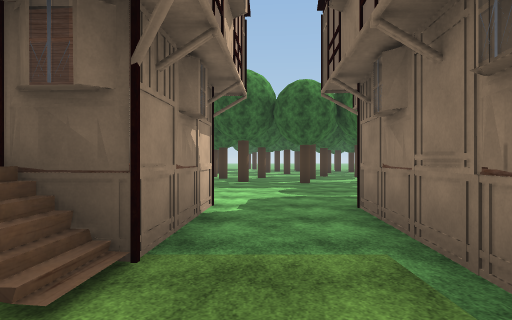
view 1 (above)

24 first-person views from a walk through a 3-D level made in the Unity game engine. The camera is 1.5 m above the floor, looks level and sees 75° across. Doors are open. The floor is counted in squares, 2 m on a side. Each view is taken from the middle of a square. On the plan, view 1 faces up. The plan holds only what a view shows up to about 11 squares ahead; the rest is blank. The place goes on beyond the plan. Some trees and plants on the terrain are drawn as simple stand-ins. The player is left out. Some surface patterns are stand-ins.

view 2
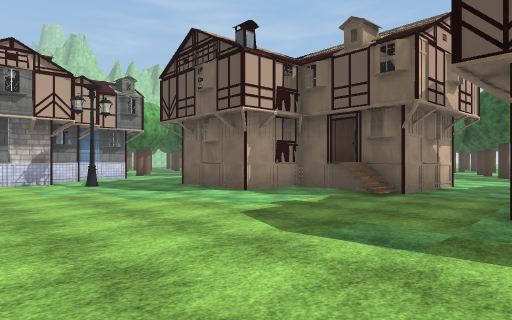

view 3
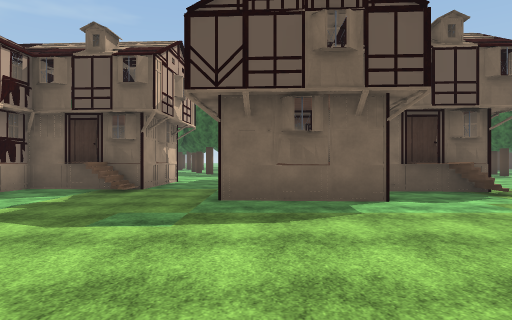

view 4
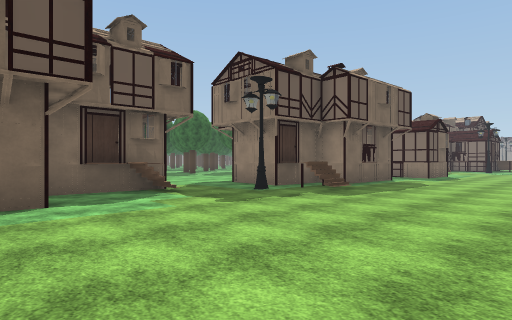

view 5
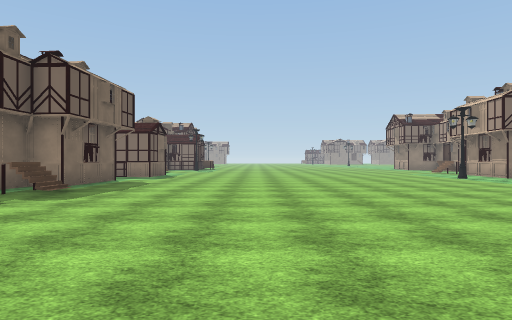

view 6
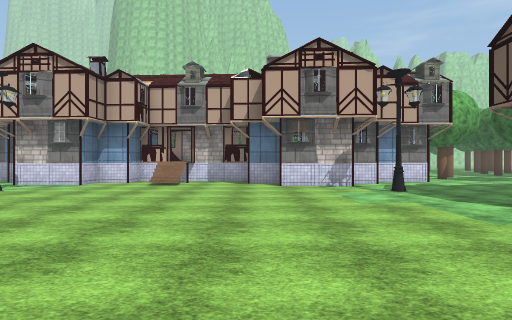

view 7
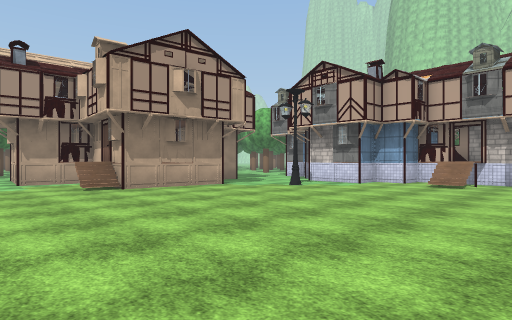

view 8
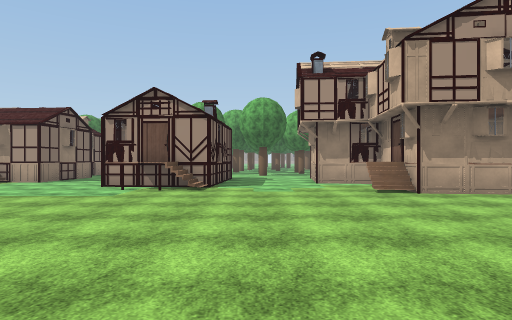

view 9
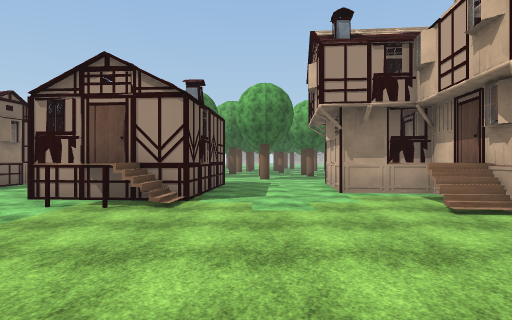

view 10
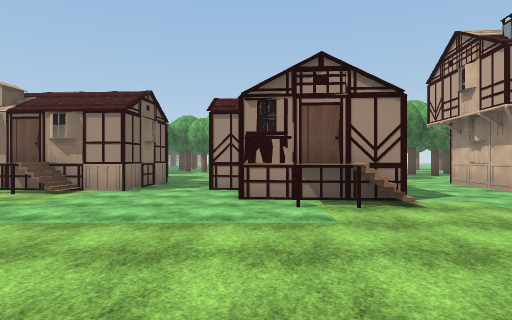

view 11
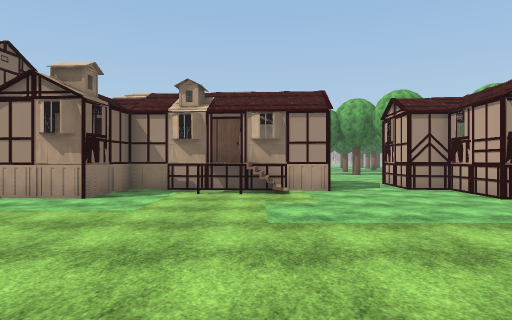

view 12
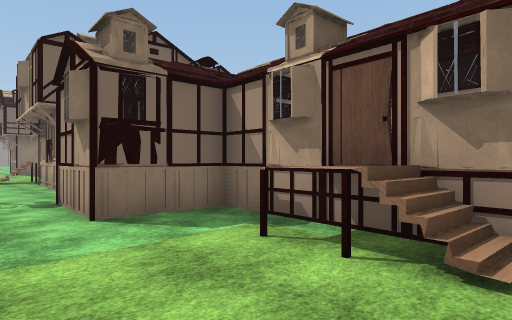

view 13
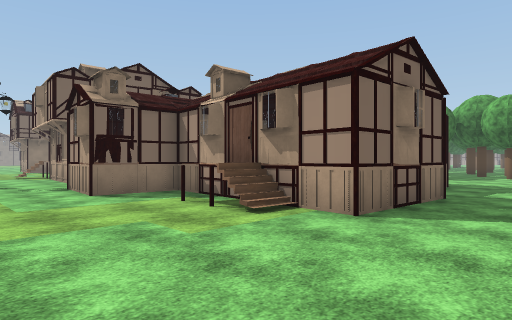

view 14
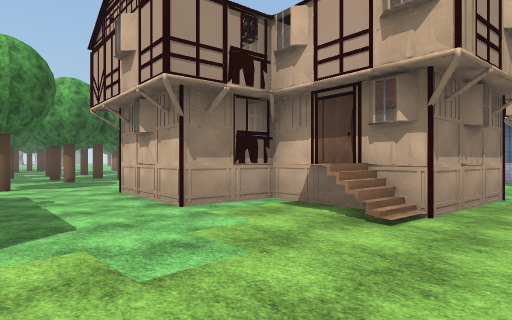

view 15
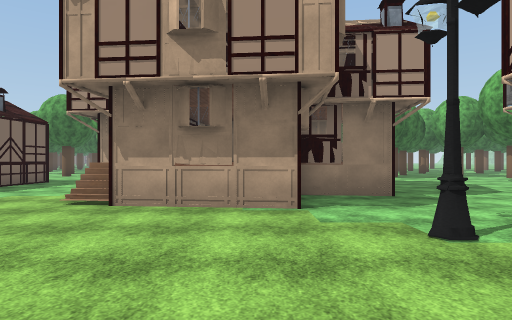

view 16
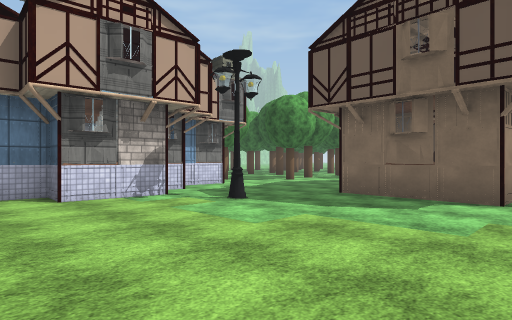

view 17
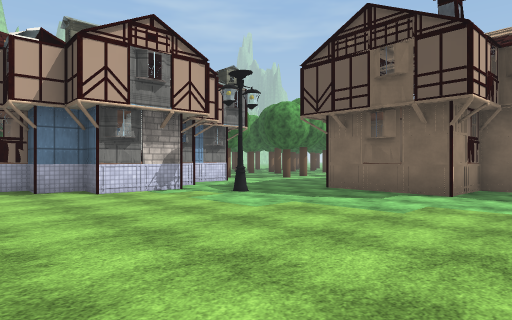

view 18
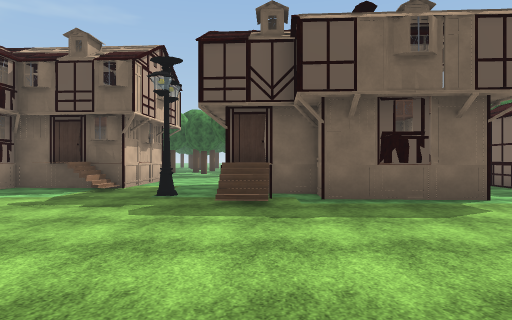

view 19
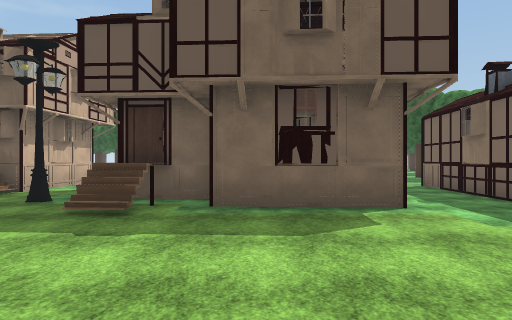

view 20
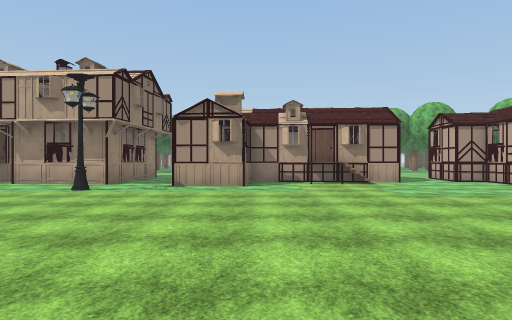

view 21
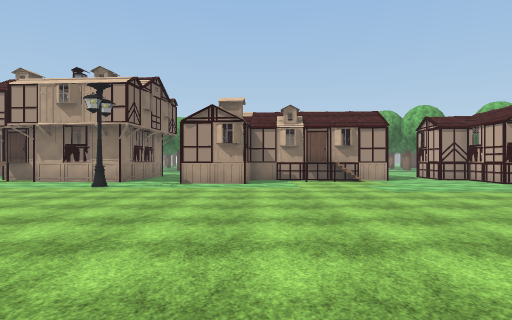

view 22
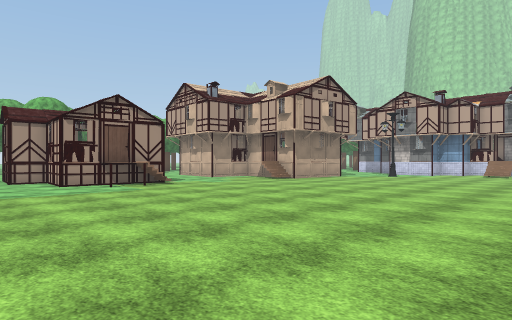

view 23
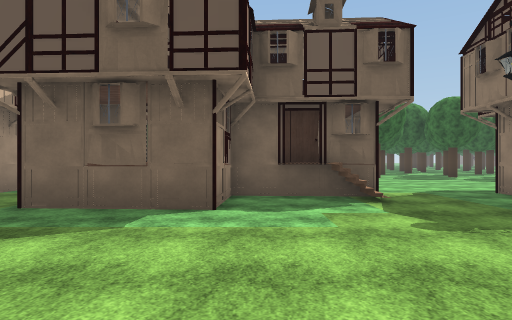

view 24
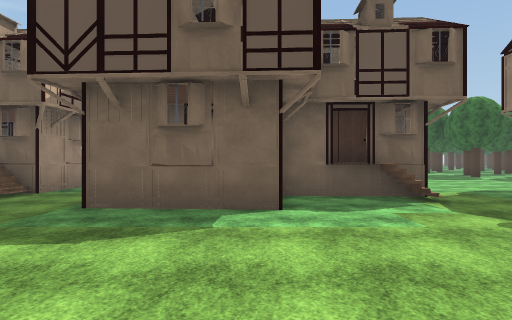

### Floor plan
Key: @ floor where view 1 was taken; # wall or solid block; . main floor; : floor 1.25 m higher than the main floor; / step, stairs or slope; D closed door; T tree; H house; S streetlight; O other object.
Columns run from 12 left of view 1 to 17 right of it. Each row starts with its distance up from view 1.
 12             T
 11            ...T.T
 10            .....
  9            ....T
  8            ....
  7            ....H
  6       H HH ....      ....
  5      HHHHHHH..HHHHHH ....
  4  O   HHHHHHH..HHHHHH....
  3  ....HHHHHHH..HHHHHH....H HH
  2  ....HHHH //..HHHHHH...HH HH
  1 ##...HHHH.....HHH.//...HHHHH..
  0  #..........@.HHH....S.:.HHH..
 -1  #...................../...H..
 -2  ##.S........................
 -3  ##..........................
 -4  ##..........................
 -5 ##........... .............
 -6 #..........................
 -7 D#.........................
 -8 ##/.........................
 -9  #..........................
-10  ##..........................
-11   #.S.........................
-12   #...........................
-13   ....H.......................
-14 #....HHHHH..................S.
-15  ..HHHHHHH....HH..............
-16 ...HHH HH....HHHH........HH..H
-17 ...HH HHHHH..HHHH...HHH.HHH..H
-18 ...HHHHHHHH..HHHHH.HHHHHHHH  H
-19 ..   HHHHHH..HHHHH.HHHHHHH   H
-20           ....   ..HHHHHHHH
-21          ....     .. HH
-22          ...T     ..  H
-23          ...      ..H H
-24          T..       ..
-25                    ..

Positions as (right, up) in squares from view 1, and headings:
1: (0, 0), facing up
2: (2, -5), facing up-left
3: (2, -6), facing up
4: (3, -6), facing up-right
5: (3, -6), facing right
6: (0, -5), facing left
7: (0, -5), facing down-left
8: (0, -6), facing down
9: (0, -9), facing down
10: (4, -9), facing down
11: (9, -9), facing down
12: (8, -14), facing down-right
13: (5, -13), facing down-right
14: (1, -12), facing down-left
15: (-6, -8), facing down
16: (-3, -6), facing up-left
17: (-2, -7), facing up-left
18: (11, -7), facing up
19: (13, -6), facing up
20: (12, -6), facing down
21: (12, -5), facing down
22: (7, -5), facing down-left
23: (5, -5), facing up
24: (4, -5), facing up
